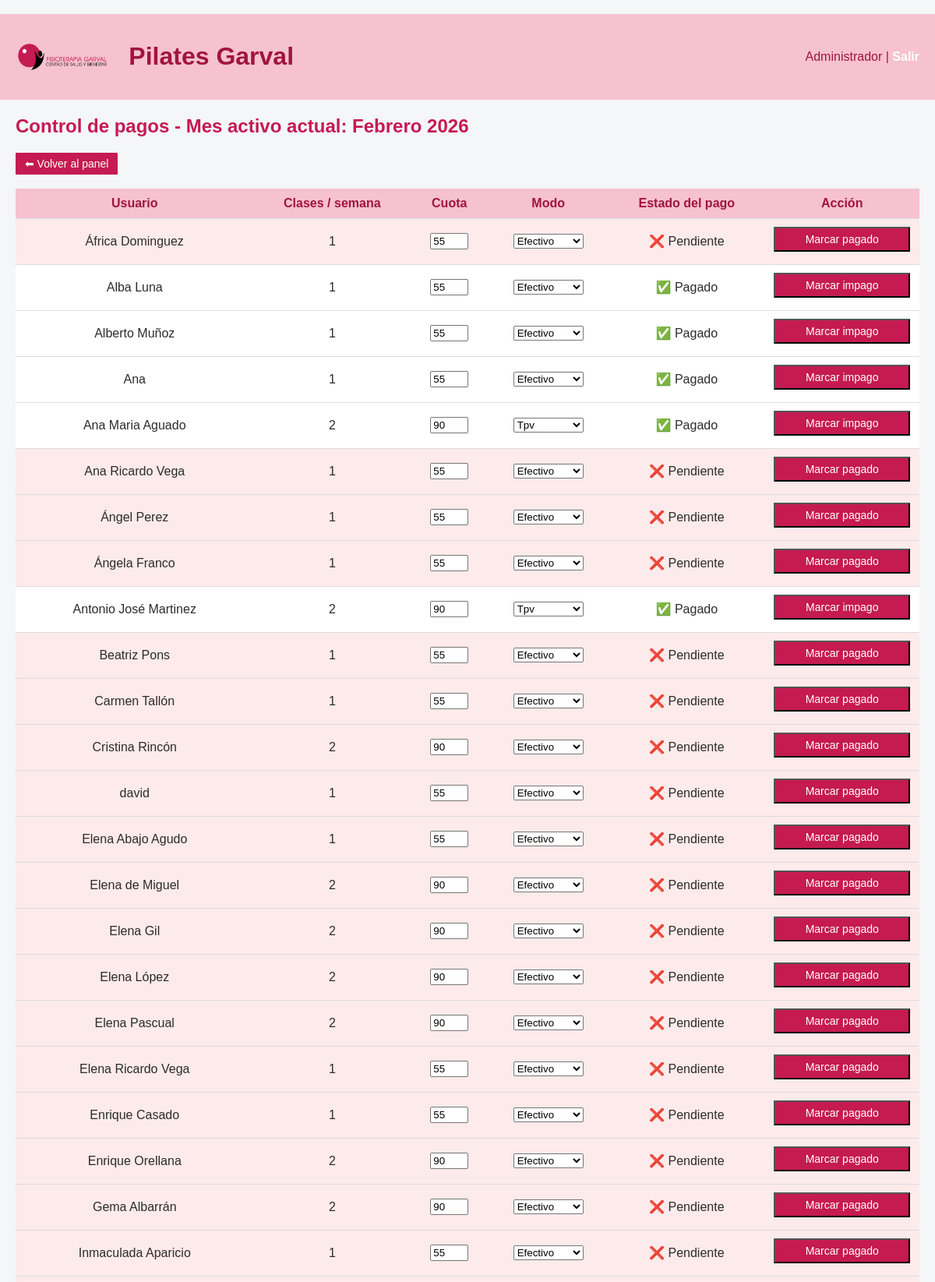
Page /admin/pagos (signed in, upper part) on the committed database.
### tables this page shows
CREATE TABLE configuracion (
    id INTEGER PRIMARY KEY CHECK (id = 1),
    year INTEGER NOT NULL,
    month INTEGER NOT NULL
);

CREATE TABLE "usuarios" (
	"id"	INTEGER,
	"nombre"	TEXT,
	"email"	TEXT,
	"rol"	TEXT,
	"clases_semana"	INTEGER,
	"password"	TEXT,
	"desactivo"	INTEGER,
	PRIMARY KEY("id" AUTOINCREMENT)
);

CREATE TABLE "pagos" (
	"id"	INTEGER,
	"usuario_id"	INTEGER,
	"year"	INTEGER,
	"month"	INTEGER,
	"pagado"	INTEGER DEFAULT 0,
	"cuota"	INTEGER, fecha_pago DATE, metodo_pago TEXT,
	PRIMARY KEY("id" AUTOINCREMENT),
	UNIQUE("usuario_id","year","month")
);

### app.py (the view)
@app.route("/admin/pagos")
@login_required
@role_required("admin")
def admin_pagos():
    if "rol" not in session or session["rol"] != "admin":
        abort(403)
    hoy = date.today()
    year, month = obtener_mes_activo()
    mes_activo = f"{year}-{month:02d}"
    meses = [
        "Enero", "Febrero", "Marzo", "Abril", "Mayo", "Junio",
        "Julio", "Agosto", "Septiembre", "Octubre", "Noviembre", "Diciembre"
    ]
    mes_literal = meses[month - 1]
    usuarios = obtener_usuarios_con_pagos(year, month)
    return render_template(
        "pagos.html",
        usuarios=usuarios,
        year=year,
        mes_literal=mes_literal
    )

### app.py (called while the page is built)
def obtener_mes_activo():
    conn = conectar()
    c = conn.cursor()
    fila = c.execute("""
        SELECT year, month
        FROM configuracion
        WHERE id = 1
    """).fetchone()
    conn.close()
    return fila[0], fila[1]

### auth.py (called while the page is built)
def login_required(f):
    @wraps(f)
    def wrapper(*args, **kwargs):
        if not session.get("user_id"):
            return redirect(url_for("login", next=request.path))
        return f(*args, **kwargs)
    return wrapper

def role_required(*roles):
    def deco(f):
        @wraps(f)
        def wrapper(*args, **kwargs):
            if not session.get("user_id"):
                return redirect(url_for("login", next=request.path))
            if session.get("rol") not in roles:
                abort(403)
            return f(*args, **kwargs)
        return wrapper
    return deco

### db.py (called while the page is built)
def _normalize_es(s: str) -> str:
    if s is None:
        return ""
    s = unicodedata.normalize("NFD", str(s))
    s = "".join(ch for ch in s if unicodedata.category(ch) != "Mn")
    return s.lower()

def _collate_es(a, b) -> int:
    na = _normalize_es(a)
    nb = _normalize_es(b)
    return (na > nb) - (na < nb)

def conectar():
    conn = sqlite3.connect(DB_PATH)
    conn.row_factory = sqlite3.Row
    conn.create_collation("ES", _collate_es)
    return conn

### usuarios.py (called while the page is built)
def obtener_usuarios_con_pagos(year, month):
    conn = conectar()
    c = conn.cursor()
    usuarios = c.execute("""
        SELECT
           u.id,
           u.nombre,
           u.clases_semana,
           IFNULL(p.pagado, 0) AS pagado,
           p.metodo_pago,
           p.cuota
        FROM usuarios u
        LEFT JOIN pagos p
           ON u.id = p.usuario_id
           AND p.year = ?
           AND p.month = ?
        WHERE u.rol = 'usuario'
        ORDER BY u.nombre COLLATE ES;
    """, (year, month)).fetchall()
    conn.close()
    return usuarios

### templates/pagos.html (shortened to what this page needs)
﻿{% extends "base.html" %}
{% block content %}
<h2>Control de pagos - Mes activo actual: {{ mes_literal }} {{ year }}</h2>
<a href="/pilates/admin" class="boton boton-secundario">⬅ Volver al panel</a>
<br />
<br />
<table>
    <tr>
        <th>Usuario</th>
        <th>Clases / semana</th>
        <th>Cuota</th>
        <th>Modo</th>
        <th>Estado del pago</th>
        <th class="acciones">Acción</th>
    </tr>
    {% for id, nombre, clases_semana, pagado, metodo_pago, cuota in usuarios %}
    <tr class="{% if not pagado %}fila-roja{% endif %}">
        <td>{{ nombre }}</td>
        <td>{{ clases_semana }}</td>
        <td>
            <input type="text"
                   name="cuota"
                   inputmode="numeric"
                   pattern="[0-9]{1,3}"
                   maxlength="3"
                   size="3"
                   value="{% if cuota is not none %}{{ cuota }}{% else %}{% if clases_semana|int == 1 %}55{% else %}90{% endif %}{% endif %}" form="form-pago-{{ id }}" required>
        </td>
        <td>
            <select name="metodo_pago" form="form-pago-{{ id }}" required>
                <option value="Efectivo" {% if metodo_pago=='Efectivo' %}selected{% endif %}>Efectivo</option>
                <option value="Tpv" {% if metodo_pago=='Tpv' %}selected{% endif %}>Tpv</option>
            </select>
        </td>
        <td>{% if pagado %}✅ Pagado{% else %}❌ Pendiente{% endif %}</td>
        <td class="acciones">
            <button type="submit" form="form-pago-{{ id }}"
                    {% if pagado %}onclick="return confirm('¿Seguro que quieres marcar este pago como IMPAGO?')" {% endif %}>
                {% if pagado %}Marcar impago{% else %}Marcar pagado{% endif %}
            </button>
        </td>
    </tr>
    {% endfor %}
</table>
{% endblock %}

### static/estilo.css (style rules this page uses)
:root { --primary: #c51a52; --primary-dark: #a01442; --primary-light: #f6c1d0; --bg: #f4f6f8; --text: #2c2c2c; }
body { font-family: Arial, sans-serif; margin: 0; background: var(--bg); color: var(--text); }
h2, h3 { color: var(--primary); margin-top: 0; }
table { width: 100%; border-collapse: collapse; background: white; margin-bottom: 25px; }
th, td { padding: 10px 12px; border-bottom: 1px solid #ddd; vertical-align: middle; text-align: center; }
th { background: var(--primary-light); color: var(--primary-dark); font-weight: bold; }
td.acciones { text-align: center; white-space: nowrap; }
a.boton, button { background: var(--primary); color: white; padding: 6px 12px; border-radius: 1px; text-decoration: none; font-size: 14px; display: inline-block; }
.boton-secundario { background: #ddd; color: #333; padding: 10px 14px; border-radius: 4px; text-decoration: none; text-align: center; }
td:last-child { text-transform: capitalize; }
.fila-roja { background-color: #fdeaea; }
table input[type="number"], table select { width: 90px; }
.acciones button { display: block; width: 100%; margin-bottom: 6px; }

### rows in the picture
configuracion: year "2026"
usuarios: nombre "África Dominguez", clases_semana "1", cuota "55", metodo_pago "Efectivo", shows "❌ Pendiente", shows "Marcar pagado"
usuarios: nombre "Alba Luna", clases_semana "1", cuota "55", metodo_pago "Efectivo", shows "✅ Pagado", shows "Marcar impago"
pagos: nombre "Alberto Muñoz", clases_semana "1", cuota "55", metodo_pago "Efectivo", shows "✅ Pagado", shows "Marcar impago"
usuarios: nombre "Ana", clases_semana "1", cuota "55", metodo_pago "Efectivo", shows "✅ Pagado", shows "Marcar impago"
usuarios: nombre "Ana Maria Aguado", clases_semana "2", cuota "90", metodo_pago "Tpv", shows "✅ Pagado", shows "Marcar impago"
usuarios: nombre "Ana Ricardo Vega", clases_semana "1", cuota "55", metodo_pago "Efectivo", shows "❌ Pendiente", shows "Marcar pagado"
usuarios: nombre "Ángel Perez", clases_semana "1", cuota "55", metodo_pago "Efectivo", shows "❌ Pendiente", shows "Marcar pagado"
usuarios: nombre "Ángela Franco", clases_semana "1", cuota "55", metodo_pago "Efectivo", shows "❌ Pendiente", shows "Marcar pagado"
usuarios: nombre "Antonio José Martinez", clases_semana "2", cuota "90", metodo_pago "Tpv", shows "✅ Pagado", shows "Marcar impago"
usuarios: nombre "Beatriz Pons", clases_semana "1", cuota "55", metodo_pago "Efectivo", shows "❌ Pendiente", shows "Marcar pagado"
usuarios: nombre "Carmen Tallón", clases_semana "1", cuota "55", metodo_pago "Efectivo", shows "❌ Pendiente", shows "Marcar pagado"
usuarios: nombre "Cristina Rincón", clases_semana "2", cuota "90", metodo_pago "Efectivo", shows "❌ Pendiente", shows "Marcar pagado"
usuarios: nombre "david", clases_semana "1", cuota "55", metodo_pago "Efectivo", shows "❌ Pendiente", shows "Marcar pagado"
usuarios: nombre "Elena Abajo Agudo", clases_semana "1", cuota "55", metodo_pago "Efectivo", shows "❌ Pendiente", shows "Marcar pagado"
usuarios: nombre "Elena de Miguel", clases_semana "2", cuota "90", metodo_pago "Efectivo", shows "❌ Pendiente", shows "Marcar pagado"
usuarios: nombre "Elena Gil", clases_semana "2", cuota "90", metodo_pago "Efectivo", shows "❌ Pendiente", shows "Marcar pagado"
usuarios: nombre "Elena López", clases_semana "2", cuota "90", metodo_pago "Efectivo", shows "❌ Pendiente", shows "Marcar pagado"
usuarios: nombre "Elena Pascual", clases_semana "2", cuota "90", metodo_pago "Efectivo", shows "❌ Pendiente", shows "Marcar pagado"
usuarios: nombre "Elena Ricardo Vega", clases_semana "1", cuota "55", metodo_pago "Efectivo", shows "❌ Pendiente", shows "Marcar pagado"
usuarios: nombre "Enrique Casado", clases_semana "1", cuota "55", metodo_pago "Efectivo", shows "❌ Pendiente", shows "Marcar pagado"
usuarios: nombre "Enrique Orellana", clases_semana "2", cuota "90", metodo_pago "Efectivo", shows "❌ Pendiente", shows "Marcar pagado"
usuarios: nombre "Gema Albarrán", clases_semana "2", cuota "90", metodo_pago "Efectivo", shows "❌ Pendiente", shows "Marcar pagado"
usuarios: nombre "Inmaculada Aparicio", clases_semana "1", cuota "55", metodo_pago "Efectivo", shows "❌ Pendiente", shows "Marcar pagado"

### other values in the picture
{{ session.nombre }} "Administrador"
{{ mes_literal }} "Febrero"
